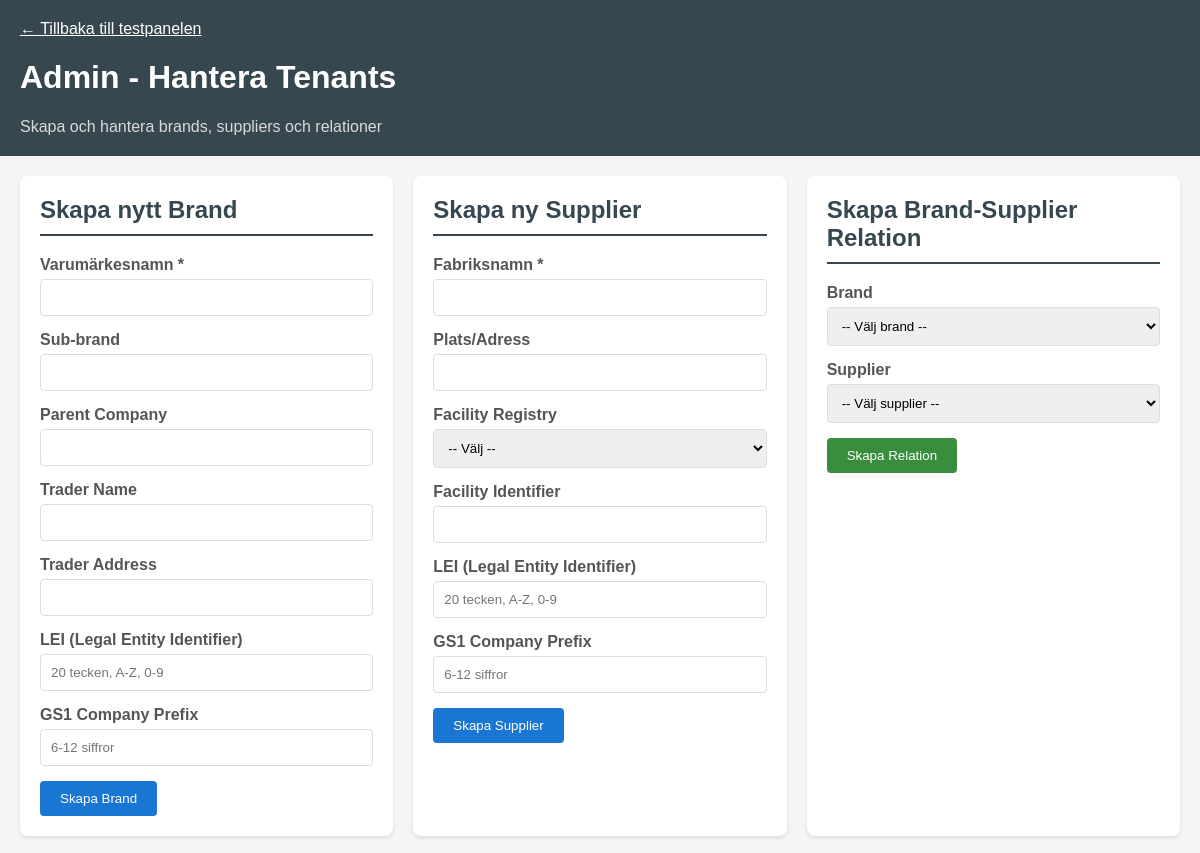
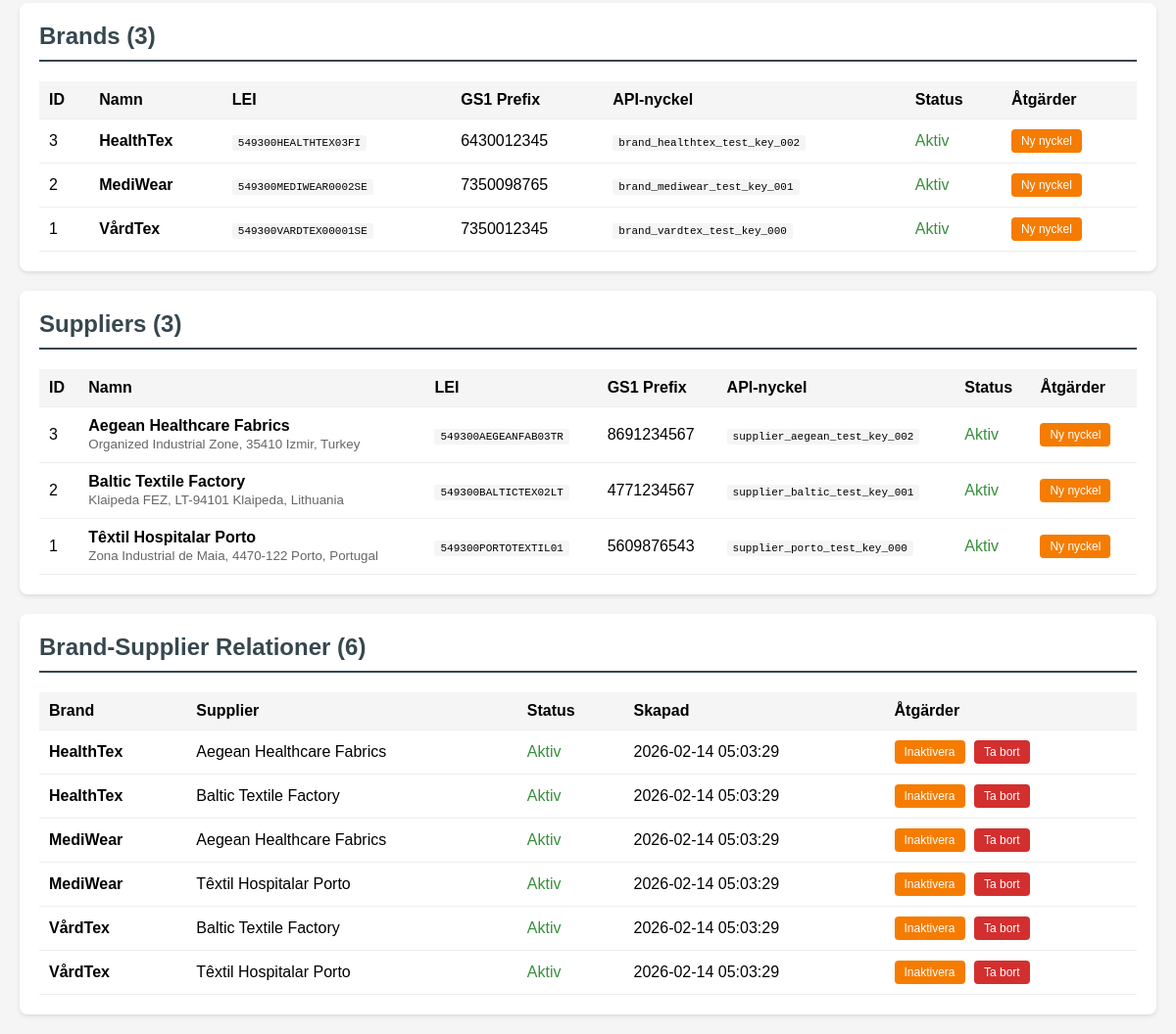
/testpanel/admin-tenants.php (signed in), run on the app's committed database (2 pictures, top to bottom).
### tables this page shows
CREATE TABLE brands (
    id INT AUTO_INCREMENT PRIMARY KEY,
    brand_name VARCHAR(255) NOT NULL,
    logo_url VARCHAR(500),
    sub_brand VARCHAR(255),
    parent_company VARCHAR(255),
    trader VARCHAR(255),
    trader_location TEXT,

     
    lei CHAR(20) UNIQUE NULL COMMENT 'Legal Entity Identifier (ISO 17442)',
    gs1_company_prefix VARCHAR(12) UNIQUE NULL COMMENT 'GS1 Company Prefix',

     
    api_key VARCHAR(64) UNIQUE,
    _is_active BOOLEAN DEFAULT TRUE,
    _last_used_at TIMESTAMP NULL,
    _expires_at TIMESTAMP NULL,

    created_at TIMESTAMP DEFAULT CURRENT_TIMESTAMP,
    updated_at TIMESTAMP DEFAULT CURRENT_TIMESTAMP ON UPDATE CURRENT_TIMESTAMP,

    INDEX idx_brands_api_key (api_key)
);

CREATE TABLE suppliers (
    id INT AUTO_INCREMENT PRIMARY KEY,
    supplier_name VARCHAR(255) NOT NULL,
    supplier_location TEXT,
    facility_registry VARCHAR(50) COMMENT '202,00 - GLN, OSH',
    facility_identifier VARCHAR(100) COMMENT '202,10',
    operator_registry VARCHAR(50) COMMENT '203,00',
    operator_identifier VARCHAR(100) COMMENT '203,10',
    country_of_origin_confection VARCHAR(2) COMMENT '204,00 - ISO country code',
    country_of_origin_dyeing VARCHAR(2) COMMENT '205,00',
    country_of_origin_weaving VARCHAR(2) COMMENT '206,00',

     
    lei CHAR(20) UNIQUE NULL COMMENT 'Legal Entity Identifier (ISO 17442)',
    gs1_company_prefix VARCHAR(12) UNIQUE NULL COMMENT 'GS1 Company Prefix',

     
    api_key VARCHAR(64) UNIQUE,
    _is_active BOOLEAN DEFAULT TRUE,
    _last_used_at TIMESTAMP NULL,
    _expires_at TIMESTAMP NULL,

    created_at TIMESTAMP DEFAULT CURRENT_TIMESTAMP,
    updated_at TIMESTAMP DEFAULT CURRENT_TIMESTAMP ON UPDATE CURRENT_TIMESTAMP,

    INDEX idx_suppliers_api_key (api_key)
);

CREATE TABLE brand_suppliers (
    id INT AUTO_INCREMENT PRIMARY KEY,
    brand_id INT NOT NULL,
    supplier_id INT NOT NULL,
    _is_active BOOLEAN DEFAULT TRUE,
    created_at TIMESTAMP DEFAULT CURRENT_TIMESTAMP,
    updated_at TIMESTAMP DEFAULT CURRENT_TIMESTAMP ON UPDATE CURRENT_TIMESTAMP,

    FOREIGN KEY (brand_id) REFERENCES brands(id) ON DELETE CASCADE,
    FOREIGN KEY (supplier_id) REFERENCES suppliers(id) ON DELETE CASCADE,
    UNIQUE KEY unique_relation (brand_id, supplier_id),
    INDEX idx_brand_suppliers_brand (brand_id),
    INDEX idx_brand_suppliers_supplier (supplier_id)
);

### public/testpanel/admin-tenants.php (the view, shortened to what this page needs)
<?php
$db = Database::getInstance()->getConnection();
$brands = $db->query('SELECT * FROM brands ORDER BY brand_name')->fetchAll();
$suppliers = $db->query('SELECT * FROM suppliers ORDER BY supplier_name')->fetchAll();
$relations = $db->query(
    'SELECT bs.*, b.brand_name, s.supplier_name
     FROM brand_suppliers bs
     JOIN brands b ON bs.brand_id = b.id
     JOIN suppliers s ON bs.supplier_id = s.id
     ORDER BY b.brand_name, s.supplier_name'
)->fetchAll();
?>
<!DOCTYPE html>
<html lang="sv">
<head>
</head>
<body>
    <div class="header">
        <a href="test.php">&larr; Tillbaka till testpanelen</a>
        <h1>Admin - Hantera Tenants</h1>
        <p style="margin: 5px 0 0; opacity: 0.8;">Skapa och hantera brands, suppliers och relationer</p>
    </div>
    <div class="container">
        <div class="grid">
            <div class="card">
                <h2>Skapa nytt Brand</h2>
                <form method="POST">
                    <div class="form-group">
                        <label>Varumärkesnamn *</label>
                        <input type="text" name="brand_name" required>
                    </div>
                    <div class="form-group">
                        <label>Sub-brand</label>
                        <input type="text" name="sub_brand">
                    </div>
                    <div class="form-group">
                        <label>Parent Company</label>
                        <input type="text" name="parent_company">
                    </div>
                    <div class="form-group">
                        <label>Trader Name</label>
                        <input type="text" name="trader_name">
                    </div>
                    <div class="form-group">
                        <label>Trader Address</label>
                        <input type="text" name="trader_address">
                    </div>
                    <div class="form-group">
                        <label>LEI (Legal Entity Identifier)</label>
                        <input type="text" name="lei" pattern="[A-Z0-9]{20}" maxlength="20" placeholder="20 tecken, A-Z, 0-9">
                    </div>
                    <div class="form-group">
                        <label>GS1 Company Prefix</label>
                        <input type="text" name="gs1_company_prefix" pattern="[0-9]{6,12}" placeholder="6-12 siffror">
                    </div>
                    <button type="submit" class="btn-primary">Skapa Brand</button>
                </form>
            </div>
            <div class="card">
                <h2>Skapa ny Supplier</h2>
                <form method="POST">
                    <div class="form-group">
                        <label>Fabriksnamn *</label>
                        <input type="text" name="supplier_name" required>
                    </div>
                    <div class="form-group">
                        <label>Plats/Adress</label>
                        <input type="text" name="supplier_location">
                    </div>
                    <div class="form-group">
                        <label>Facility Registry</label>
                        <select name="facility_registry">
                            <option value="">-- Välj --</option>
                        </select>
                    </div>
                    <div class="form-group">
                        <label>Facility Identifier</label>
                        <input type="text" name="facility_identifier">
                    </div>
                    <div class="form-group">
                        <label>LEI (Legal Entity Identifier)</label>
                        <input type="text" name="lei" pattern="[A-Z0-9]{20}" maxlength="20" placeholder="20 tecken, A-Z, 0-9">
                    </div>
                    <div class="form-group">
                        <label>GS1 Company Prefix</label>
                        <input type="text" name="gs1_company_prefix" pattern="[0-9]{6,12}" placeholder="6-12 siffror">
                    </div>
                    <button type="submit" class="btn-primary">Skapa Supplier</button>
                </form>
            </div>
            <div class="card">
                <h2>Skapa Brand-Supplier Relation</h2>
                <form method="POST">
                    <div class="form-group">
                        <label>Brand</label>
                        <select name="brand_id" required>
                            <option value="">-- Välj brand --</option>
                        </select>
                    </div>
                    <div class="form-group">
                        <label>Supplier</label>
                        <select name="supplier_id" required>
                            <option value="">-- Välj supplier --</option>
                        </select>
                    </div>
                    <button type="submit" class="btn-success">Skapa Relation</button>
                </form>
            </div>
        </div>
        <div class="card" style="margin-top: 20px;">
            <h2>Brands (<?= count($brands) ?>)</h2>
            <table>
                <tr>
                    <th>ID</th>
                    <th>Namn</th>
                    <th>LEI</th>
                    <th>GS1 Prefix</th>
                    <th>API-nyckel</th>
                    <th>Status</th>
                    <th>Åtgärder</th>
                </tr>
                <?php foreach ($brands as $b): ?>
                <tr>
                    <td><?= $b['id'] ?></td>
                    <td><strong><?= htmlspecialchars($b['brand_name']) ?></strong></td>
                    <td><span class="api-key"><?= htmlspecialchars($b['lei'] ?? '-') ?></span></td>
                    <td><?= htmlspecialchars($b['gs1_company_prefix'] ?? '-') ?></td>
                    <td><span class="api-key"><?= htmlspecialchars($b['api_key']) ?></span></td>
                    <td class="<?= $b['_is_active'] ? 'status-active' : 'status-inactive' ?>">
                        <?= $b['_is_active'] ? 'Aktiv' : 'Inaktiv' ?>
                    </td>
                    <td>
                        <form method="POST" style="display: inline;">
                            <button type="submit" class="btn-warning btn-small" onclick="return confirm('Generera ny API-nyckel? Den gamla slutar fungera!')">Ny nyckel</button>
                        </form>
                    </td>
                </tr>
                <?php endforeach; ?>
            </table>
        </div>
        <div class="card" style="margin-top: 20px;">
            <h2>Suppliers (<?= count($suppliers) ?>)</h2>
            <table>
                <tr>
                    <th>ID</th>
                    <th>Namn</th>
                    <th>LEI</th>
                    <th>GS1 Prefix</th>
                    <th>API-nyckel</th>
                    <th>Status</th>
                    <th>Åtgärder</th>
                </tr>
                <?php foreach ($suppliers as $s): ?>
                <tr>
                    <td><?= $s['id'] ?></td>
                    <td><strong><?= htmlspecialchars($s['supplier_name']) ?></strong><br><small style="color:#666"><?= htmlspecialchars($s['supplier_location'] ?? '-') ?></small></td>
                    <td><span class="api-key"><?= htmlspecialchars($s['lei'] ?? '-') ?></span></td>
                    <td><?= htmlspecialchars($s['gs1_company_prefix'] ?? '-') ?></td>
                    <td><span class="api-key"><?= htmlspecialchars($s['api_key']) ?></span></td>
                    <td class="<?= $s['_is_active'] ? 'status-active' : 'status-inactive' ?>">
                        <?= $s['_is_active'] ? 'Aktiv' : 'Inaktiv' ?>
                    </td>
                    <td>
                        <form method="POST" style="display: inline;">
                            <button type="submit" class="btn-warning btn-small" onclick="return confirm('Generera ny API-nyckel? Den gamla slutar fungera!')">Ny nyckel</button>
                        </form>
                    </td>
                </tr>
                <?php endforeach; ?>
            </table>
        </div>
        <div class="card" style="margin-top: 20px;">
            <h2>Brand-Supplier Relationer (<?= count($relations) ?>)</h2>
            <table>
                <tr>
                    <th>Brand</th>
                    <th>Supplier</th>
                    <th>Status</th>
                    <th>Skapad</th>
                    <th>Åtgärder</th>
                </tr>
                <?php foreach ($relations as $r): ?>
                <tr>
                    <td><strong><?= htmlspecialchars($r['brand_name']) ?></strong></td>
                    <td><?= htmlspecialchars($r['supplier_name']) ?></td>
                    <td class="<?= $r['_is_active'] ? 'status-active' : 'status-inactive' ?>">
                        <?= $r['_is_active'] ? 'Aktiv' : 'Inaktiv' ?>
                    </td>
                    <td><?= $r['created_at'] ?></td>
                    <td>
                        <form method="POST" style="display: inline;">
                            <button type="submit" class="btn-warning btn-small">
                                <?= $r['_is_active'] ? 'Inaktivera' : 'Aktivera' ?>
                            </button>
                        </form>
                        <form method="POST" style="display: inline;">
                            <button type="submit" class="btn-danger btn-small" onclick="return confirm('Ta bort relationen?')">Ta bort</button>
                        </form>
                    </td>
                </tr>
                <?php endforeach; ?>
            </table>
        </div>
    </div>
</body>
</html>

### public/testpanel/admin-tenants.php (style rules this page uses)
body { font-family: Arial, sans-serif; margin: 0; padding: 20px; background: #f5f5f5; }
.header { background: #37474f; color: white; padding: 20px; margin: -20px -20px 20px; }
.header a { color: white; }
.container { max-width: 1200px; margin: 0 auto; }
.grid { display: grid; grid-template-columns: repeat(auto-fit, minmax(350px, 1fr)); gap: 20px; }
.card { background: white; padding: 20px; border-radius: 8px; box-shadow: 0 2px 4px rgba(0,0,0,0.1); }
.card h2 { margin-top: 0; color: #37474f; border-bottom: 2px solid #37474f; padding-bottom: 10px; }
.form-group { margin-bottom: 15px; }
label { display: block; margin-bottom: 5px; font-weight: bold; color: #555; }
input, select { width: 100%; padding: 10px; border: 1px solid #ddd; border-radius: 4px; box-sizing: border-box; }
button { padding: 10px 20px; border: none; border-radius: 4px; cursor: pointer; color: white; margin-right: 5px; }
.btn-primary { background: #1976d2; }
.btn-success { background: #388e3c; }
.btn-warning { background: #f57c00; }
.btn-danger { background: #d32f2f; }
.btn-small { padding: 5px 10px; font-size: 12px; }
table { width: 100%; border-collapse: collapse; margin-top: 15px; }
th, td { padding: 10px; text-align: left; border-bottom: 1px solid #eee; }
th { background: #f5f5f5; }
.api-key { font-family: monospace; font-size: 11px; background: #f5f5f5; padding: 2px 6px; border-radius: 3px; word-break: break-all; }
.status-active { color: #388e3c; }

### data on the page
brands: id "3", brand_name "HealthTex", lei "549300HEALTHTEX03FI", gs1_company_prefix "6430012345", api_key "brand_healthtex_test_key_002", _is_active "Aktiv"
brands: id "2", brand_name "MediWear", lei "549300MEDIWEAR0002SE", gs1_company_prefix "7350098765", api_key "brand_mediwear_test_key_001", _is_active "Aktiv"
brands: id "1", brand_name "VårdTex", lei "549300VARDTEX00001SE", gs1_company_prefix "7350012345", api_key "brand_vardtex_test_key_000", _is_active "Aktiv"
suppliers: id "3", supplier_name "Aegean Healthcare Fabrics", supplier_location "Organized Industrial Zone, 35410 Izmir, Turkey", lei "549300AEGEANFAB03TR", gs1_company_prefix "8691234567", api_key "supplier_aegean_test_key_002", _is_active "Aktiv"
suppliers: id "2", supplier_name "Baltic Textile Factory", supplier_location "Klaipeda FEZ, LT-94101 Klaipeda, Lithuania", lei "549300BALTICTEX02LT", gs1_company_prefix "4771234567", api_key "supplier_baltic_test_key_001", _is_active "Aktiv"
suppliers: id "1", supplier_name "Têxtil Hospitalar Porto", supplier_location "Zona Industrial de Maia, 4470-122 Porto, Portugal", lei "549300PORTOTEXTIL01", gs1_company_prefix "5609876543", api_key "supplier_porto_test_key_000", _is_active "Aktiv"
brand_suppliers: brand.brand_name "HealthTex", supplier.supplier_name "Aegean Healthcare Fabrics", _is_active "Aktiv", created_at "2026-02-14 05:03:29"
brand_suppliers: brand.brand_name "HealthTex", supplier.supplier_name "Baltic Textile Factory", _is_active "Aktiv", created_at "2026-02-14 05:03:29"
brand_suppliers: brand.brand_name "MediWear", supplier.supplier_name "Aegean Healthcare Fabrics", _is_active "Aktiv", created_at "2026-02-14 05:03:29"
brand_suppliers: brand.brand_name "MediWear", supplier.supplier_name "Têxtil Hospitalar Porto", _is_active "Aktiv", created_at "2026-02-14 05:03:29"
brand_suppliers: brand.brand_name "VårdTex", supplier.supplier_name "Baltic Textile Factory", _is_active "Aktiv", created_at "2026-02-14 05:03:29"
brand_suppliers: brand.brand_name "VårdTex", supplier.supplier_name "Têxtil Hospitalar Porto", _is_active "Aktiv", created_at "2026-02-14 05:03:29"

### other printed values
count($brands) "3"
count($suppliers) "3"
count($relations) "6"
